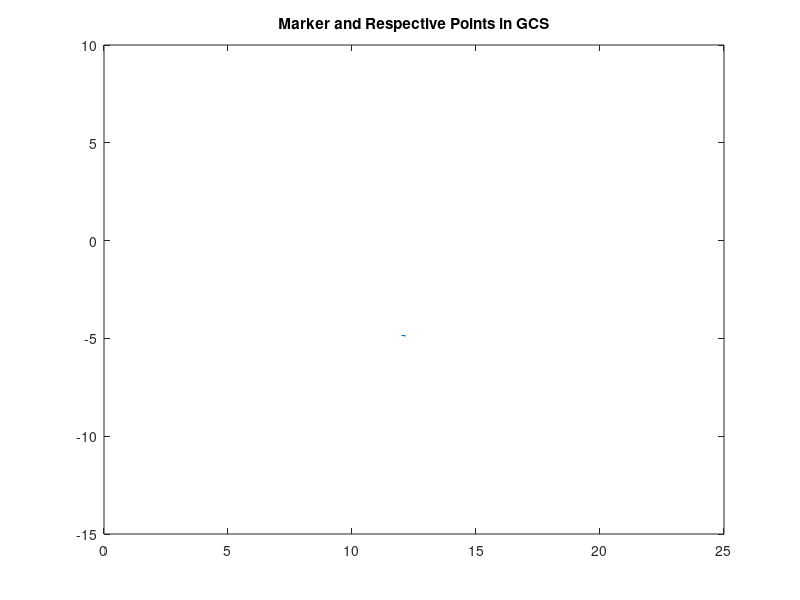

Here is the MATLAB script that generated this plot:
%% SCRIPT for making plots of known points 

%   HT_marker % gives HT of marker in GCS
%% 
% 
% 
 HT_marker = [-0.000654743414347 0.009820289841634 0.001770089965981  1.198563385009766;  -0.009978481261399 -0.000638139345697 -0.000150631641397  -0.484770622253418;-0.000034968232513 -0.001776143463173 0.009840939570028 -0.267241516113281;0 0 0 1] ;

 HT_marker = HT_marker*10^2;

%    1.0e+02 *
% 
%   -0.000654743414347   0.009820289841634   0.001770089965981   1.198563385009766
%   -0.009978481261399  -0.000638139345697  -0.000150631641397  -0.484770622253418
%   -0.000034968232513  -0.001776143463173   0.009840939570028  -0.267241516113281
% %                    0                   0                   0   0.010000000000000
% % 
% % HT_probe1 =
% 
%    1.0e+02 *
% 
%   -0.009268580879365  -0.000284798680313  -0.003743300441371   2.387471008300781
%    0.000149419523860  -0.009991267523385   0.000390188521156  -0.469989967346191
%   -0.003751144130604   0.000305717169692   0.009264742561107  -0.380061416625977
%                    0                   0                   0   0.010000000000000
% 
% HT_probe2 =
% 
%    1.0e+02 *
% 
%   -0.009761817700496  -0.000227948860101  -0.002157534356495   1.188160324096680
%    0.000080586481292  -0.009975885250640   0.000689361505371  -1.202484130859375
%   -0.002168045433405   0.000655555324311   0.009740114281437  -0.183494586944580
%                    0                   0                   0   0.010000000000000
% 
%                    

%                    
%   HT_probe4 =
% 
%    1.0e+02 *
% 
%    0.000507982515199  -0.009815910321245   0.001841156791130   1.241983261108399
%    0.009421740935100  -0.000140450975948  -0.003348293785679   0.249796485900879
%    0.003312514379759   0.001904777700580   0.009241161744892  -0.207185153961182
%                    0                   0                   0   0.010000000000000
% 
% 
% HT_probe =
% 
%   -0.975198975060845   0.049525304935994   0.215717878747388   3.173547506332398
%   -0.053151396147325  -0.998525468175685  -0.011037141483095 -40.681392669677734
%    0.214853178072529  -0.022229115491279   0.976393352239050   2.539394378662109
%                    0                   0                   0   1.000000000000000

%plot(11.99,-4.85,'x')
quiver(11.99,-4.85,-.0655,-.9978)
 quiver(11.99,-4.85,.9820,-.0638)
 quiver(11.99,-4.85,.1770,-.0151)
% 
% plot(23.9,-4.7,'x') 
% quiver(23.9,-4.7,-.9,.01)
% quiver(23.9,-4.7,-.02,-.9)
% quiver(23.9,-4.7,-.4,.03)
% 
% 
% plot(11.9,-12,'x') 
% quiver(11.9,-12,-.9,.008) 
% quiver(11.9,-12,-.02,-.9) 
% quiver(11.9,-12,-.2,.06)
% 
% 
% plot(.32,-4.07,'x')
% quiver(.32,-4.07,.05,.94) 
% quiver(.32,-4.07,-.9,-.01)
% quiver(.32,-4.07,.1,-.3)
%  
%  
% plot(12.4,2.5,'x')
% quiver(12.4,2.5,-.97,-.05)
% quiver(12.4,2.5,-.05,-.1)
% quiver(12.4,2.5,.216,-.01)
% 
 axis([0 25 -15 10])
title('Marker and Respective Points in GCS')
%% 
